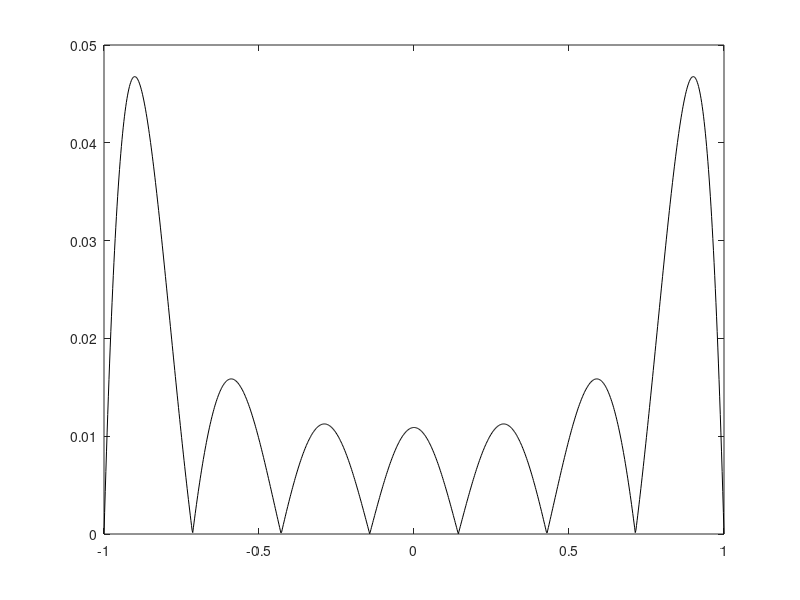
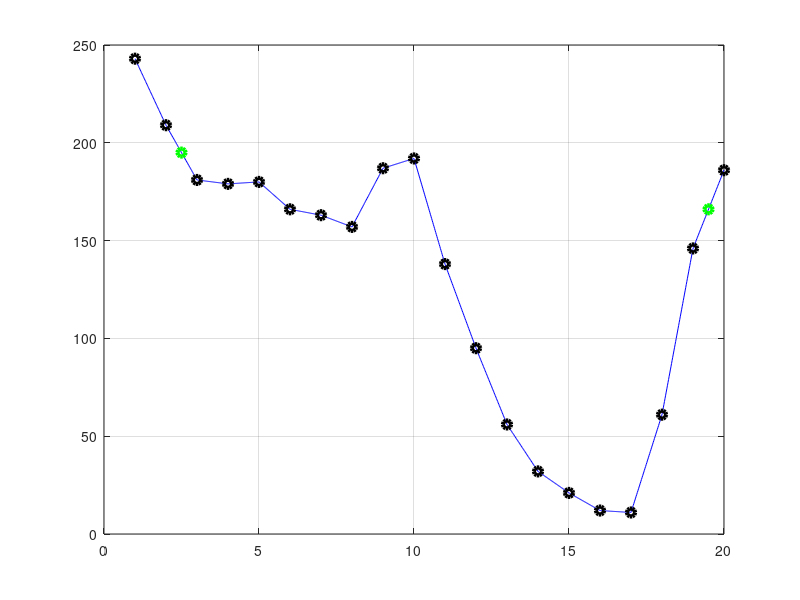

MATLAB code for these plots, in order:
%Session 2: Data and Function approximation

clear all
close all
clc
disp('***********************************************')
disp('*****************EXERCISE_2_1*****************')
disp('***********************************************')

a = 0;
b = pi;
f = @(x) sin(x); 
%a = -2*pi;
%b = 2*pi;
%f = @(x) 1./(1+x.^2); 
z = linspace(a,b);
fz = f(z);
for n = 5:5:15
   x = linspace(a,b,n+1); %equispaced nodes
   y = f(x);
   c1 = polyfit(x,y,n);
   p1 = polyval(c1,z);
   err1 = norm(p1-fz,inf)
   err1_100 = abs(p1-fz);
   t = -cos(((1:n+1)-1)*pi/n); 
   x = (b-a)/2*t+(b+a)/2; %Chebyshev-Lobatto nodes scaled and shifted
   y = f(x);
   c2 = polyfit(x,y,n);
   p2 = polyval(c2,z);
   err2 = norm(p2-fz,inf)
   err2_100 = abs(p2-fz);
   figure(1)
   plot(z,p1,'b',z,p2,'r',z,fz,'g',x,y,'ko','linewidth',3)
   legend('equispaced','Chebyshev-Lobatto','sin(x)','data')
   figure(2)
   plot(z,err1_100,'b',z,err2_100,'r','linewidth',3)
   legend('equispaced','Chebyshev-Lobatto')
   pause
end
disp('**********************************************END EXERCISE**********************************************')
pause
%%%%%%%%%%%%%%%%%%%%%%%%%%%%%%%%%%%%%%%%%%%%%%%%%%%%%%%%%%%%%%%%%%%%%%%%%%%%%%%%%%%%%%%%%%%%%%%%%%%%%%%%%%%%%%%%%%
%%%%%%%%%%%%%%%%%%%%%%%%%%%%%%%%%%%%%%%%%%%%%%%%%%%%%%%%%%%%%%%%%%%%%%%%%%%%%%%%%%%%%%%%%%%%%%%%%%%%%%%%%%%%%%%%%%


close all
clear all
clc
disp('***********************************************')
disp('*****************EXERCISE_2_2*****************')
disp('***********************************************')
f = @(x) (1-x.^2).^(5/2);
fd = @(x) (5/2)*(1-x.^2).^(5/2-1).*(-2*x);
f0 = fd(-1);
fn = fd(1);
z = linspace(-1,1);
fz = f(z);
for k = 2:5
    n = 2^k;
    x = -1+2*(0:n)/n;
    y = f(x);
    s = spline(x,y,z);
    s1 = spline(x,[f0 y fn],z);
    figure(1)
    plot(x,y,'ko',z,fz,'r',z,s,'b',z,s1,'g','linewidth',3)
    legend('data','f(x)','not-a-knot spline ','constrained spline')
    pause
    figure(2)
    semilogy(z,abs(s-fz),'b',z,abs(s1-fz),'g','linewidth',3)
    legend('error not-a-knot spline ','error constrained spline ')
    err = norm(fz-s,inf)
    err1 = norm(fz-s1,inf)
    pause
end    
% constrained spline gives a more accurate approximation 
% with respect to a not-a-knot spline because, unlike
% the latter, in addition to the interpolation conditions, satisfies
% two further conditions linking it to the function f

disp('**********************************************FINE EXERCISE**********************************************')
pause
%%%%%%%%%%%%%%%%%%%%%%%%%%%%%%%%%%%%%%%%%%%%%%%%%%%%%%%%%%%%%%%%%%%%%%%%%%%%%%%%%%%%%%%%%%%%%%%%%%%%%%%%%%%%%%%%%%
%%%%%%%%%%%%%%%%%%%%%%%%%%%%%%%%%%%%%%%%%%%%%%%%%%%%%%%%%%%%%%%%%%%%%%%%%%%%%%%%%%%%%%%%%%%%%%%%%%%%%%%%%%%%%%%%%%


close all
clear all
clc
disp('***********************************************')
disp('*****************EXERCISE_2_3_QUIZ************')
disp('***********************************************')
fun=@(x) cos(x)./(1+3*x.^2);
a=-1;
b=1;
n=7;
xe=linspace(a,b,n+1);
ii=1:n+1;
z=-cos((2*ii-1)*pi/(2*(n+1)));
xc=0.5*(a+b)+0.5*(b-a)*z;

pe=polyfit(xe,fun(xe),n);

pc=polyfit(xc,fun(xc),n);

xvis=linspace(a,b,1000); % I use a high number of nodes to display the functions well

% To evaluate the infinite norm of the error (i.e. I have to find the maximum in module) I graph the error in module
%e I proceed to visually identify the maximum and the value of the abscissa for which this maximum is obtained
figure(1)
plot(xvis,abs(fun(xvis)-polyval(pe,xvis)),'k')
% From the graph it can be seen that the maximum error for p and x is around +/-0.9
% from which:
Ee=abs(fun(0.9)-polyval(pe,0.9)); % Attention: observe that the infinite norm of the function fun(x)
%on the interval is 1, so the absolute error coincides with the relative error!!!

figure(2)
plot(xvis,abs(fun(xvis)-polyval(pc,xvis)),'k')

% From the graph it can be seen that the maximum error per pc occurs for x = 0
% from which:
Ec=abs(fun(0)-polyval(pc,0)); % Attention: observe that the infinite norm of the function fun(x)
%on the interval is 1, so the absolute error coincides with the relative error!!!

Ee/Ec    

disp('**********************************************END EXERCISE**********************************************')
pause
%%%%%%%%%%%%%%%%%%%%%%%%%%%%%%%%%%%%%%%%%%%%%%%%%%%%%%%%%%%%%%%%%%%%%%%%%%%%%%%%%%%%%%%%%%%%%%%%%%%%%%%%%%%%%%%%%%
%%%%%%%%%%%%%%%%%%%%%%%%%%%%%%%%%%%%%%%%%%%%%%%%%%%%%%%%%%%%%%%%%%%%%%%%%%%%%%%%%%%%%%%%%%%%%%%%%%%%%%%%%%%%%%%%%%

close all
clear all
clc
disp('***********************************************')
disp('*****************EXERCISE_2_4_QUIZ************')
disp('***********************************************')
fun=@(x) cos(x).*log(x);

a=1;
b=5;
n=3;
x=linspace(a,b,n+1);

p=polyfit(x,fun(x),n);

c=[1/4 1/3 1/2 1]; % vector of the coefficients of the monomials that corresponds to the operation of integration of the polynomial: i.e. the integral of x^3=1/4 x^4, and so on, obtaining [1/4 1/3 1/2 1]

% The c.*p operation calculates the integral. The concatenated zero at the bottom represents the monomial of degree zero - the constant, which is arbitrarily set to zero - and obviously has no effect on the computation of the definite integral. However, it must be inserted because in this way the coefficients are interpreted by the polyval as coefficients of monomials of degree from 1 to 4.

I=polyval([c.*p,0],5)-polyval([c.*p,0],1)
% Finally, I use polyval to evaluate the integrated polynomial in the extrema of integration
disp('**********************************************END EXERCISE**********************************************')
pause


%%%%%%%%%%%%%%%%%%%%%%%%%%%%%%%%%%%%%%%%%%%%%%%%%%%%%%%%%%%%%%%%%%%%%%%%%%%%%%%%%%%%%%%%%%%%%%%%%%%%%%%%%%%%%%%%%%
%%%%%%%%%%%%%%%%%%%%%%%%%%%%%%%%%%%%%%%%%%%%%%%%%%% ADDITIONAL EXERCISES %%%%%%%%%%%%%%%%%%%%%%%%%%%%%%%%%%%%%%%%%%
%%%%%%%%%%%%%%%%%%%%%%%%%%%%%%%%%%%%%%%%%%%%%%%%%%%%%%%%%%%%%%%%%%%%%%%%%%%%%%%%%%%%%%%%%%%%%%%%%%%%%%%%%%%%%%%%%%


clear all
close all
clc
format short e

disp('***********************************************')
disp('*****************EXERCISE_2_1_ADD*************')
disp('***********************************************')

a = -5;
b = 5;
f = @(x) 1./(1+x.^2); 
z = linspace(a,b);
fz = f(z);
for n = 5:4:13
   x=linspace(a,b,n+1); %equispaced nodes
   %t = -cos((2*(1:n+1)-1)*pi/(2*(n+1))); x = (b-a)/2*t+(b+a)/2; % Chebyshev nodes scaled and shifted
   y = f(x);
   c = polyfit(x,y,n);
   p = polyval(c,z);
   plot(z,p,'b',z,fz,'r',x,y,'ko','linewidth',3)
   pause
end

disp('**********************************************END EXERCISE**********************************************')
pause
%%%%%%%%%%%%%%%%%%%%%%%%%%%%%%%%%%%%%%%%%%%%%%%%%%%%%%%%%%%%%%%%%%%%%%%%%%%%%%%%%%%%%%%%%%%%%%%%%%%%%%%%%%%%%%%%%%
%%%%%%%%%%%%%%%%%%%%%%%%%%%%%%%%%%%%%%%%%%%%%%%%%%%%%%%%%%%%%%%%%%%%%%%%%%%%%%%%%%%%%%%%%%%%%%%%%%%%%%%%%%%%%%%%%%

close all
clear all
clc
disp('***********************************************')
disp('*****************EXERCISE_2_2_ADD*************')
disp('***********************************************')

a = -5;
b = 5;
f = @(x) 1./(1+x.^2); 
z = linspace(a,b);
fz = f(z);
for n = 6:4:14
    x = linspace(a,b,n);
    y = f(x);
    s = spline(x,y,z);
    plot(x,y,'ko',z,fz,'r',z,s,'b','linewidth',3)
    err = norm(s-fz,inf)
    pause
end    

disp('**********************************************END EXERCISE**********************************************')
pause
%%%%%%%%%%%%%%%%%%%%%%%%%%%%%%%%%%%%%%%%%%%%%%%%%%%%%%%%%%%%%%%%%%%%%%%%%%%%%%%%%%%%%%%%%%%%%%%%%%%%%%%%%%%%%%%%%%
%%%%%%%%%%%%%%%%%%%%%%%%%%%%%%%%%%%%%%%%%%%%%%%%%%%%%%%%%%%%%%%%%%%%%%%%%%%%%%%%%%%%%%%%%%%%%%%%%%%%%%%%%%%%%%%%%%


close all
clear all
clc
disp('***********************************************')
disp('*****************EXERCISE_2_3_ADD*************')
disp('***********************************************')

x = 1:20;
y = [243 209 181 179 180 166 163 157 187 192 138 95 56 32 21 12 11 61 146 186];
z = linspace(1,20,1000);
s1 = interp1(x,y,z);
plot(z,s1,'b',x,y,'ko','linewidth',3)
hold on
s11 = interp1(x,y,[2.5 19.5])
plot([2.5 19.5],s11,'go','linewidth',3)
grid on
disp('**********************************************END EXERCISE**********************************************')
pause
%%%%%%%%%%%%%%%%%%%%%%%%%%%%%%%%%%%%%%%%%%%%%%%%%%%%%%%%%%%%%%%%%%%%%%%%%%%%%%%%%%%%%%%%%%%%%%%%%%%%%%%%%%%%%%%%%%
%%%%%%%%%%%%%%%%%%%%%%%%%%%%%%%%%%%%%%%%%%%%%%%%%%%%%%%%%%%%%%%%%%%%%%%%%%%%%%%%%%%%%%%%%%%%%%%%%%%%%%%%%%%%%%%%%%

close all
clear all
clc
disp('***********************************************')
disp('*****************EXERCISE_2_4_ADD_Quiz********')
disp('***********************************************')

x = [0 1 2];
y = [1 0 0];
l1=polyfit(x,y,2);
polyval(l1,3)

disp('**********************************************END EXERCISE**********************************************')
%%%%%%%%%%%%%%%%%%%%%%%%%%%%%%%%%%%%%%%%%%%%%%%%%%%%%%%%%%%%%%%%%%%%%%%%%%%%%%%%%%%%%%%%%%%%%%%%%%%%%%%%%%%%%%%%%%
%%%%%%%%%%%%%%%%%%%%%%%%%%%%%%%%%%%%%%%%%%%%%%%%%%%%%%%%%%%%%%%%%%%%%%%%%%%%%%%%%%%%%%%%%%%%%%%%%%%%%%%%%%%%%%%%%%
